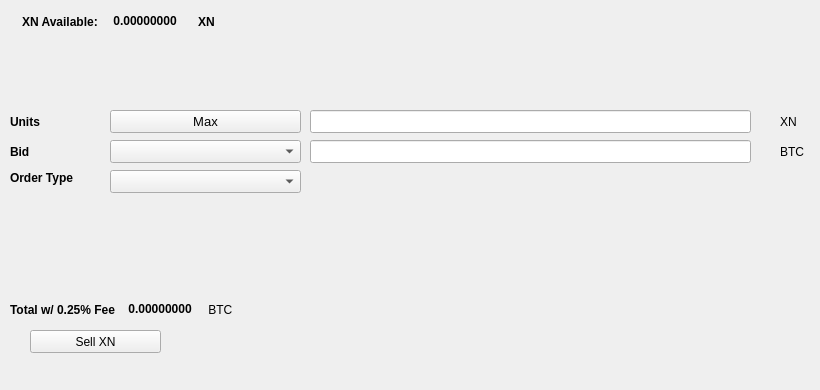
   <widget class="QWidget" name="SellTab">
    <attribute name="title">
     <string>Sell</string>
    </attribute>
    <widget class="QLabel" name="label_16">
     <property name="geometry">
      <rect>
       <x>780</x>
       <y>140</y>
       <width>31</width>
       <height>23</height>
      </rect>
     </property>
     <property name="text">
      <string>BTC</string>
     </property>
    </widget>
    <widget class="QComboBox" name="SellBidcomboBox">
     <property name="geometry">
      <rect>
       <x>110</x>
       <y>140</y>
       <width>191</width>
       <height>23</height>
      </rect>
     </property>
     <property name="font">
      <font>
       <pointsize>10</pointsize>
      </font>
     </property>
    </widget>
    <widget class="QLabel" name="label_18">
     <property name="geometry">
      <rect>
       <x>10</x>
       <y>110</y>
       <width>46</width>
       <height>23</height>
      </rect>
     </property>
     <property name="font">
      <font>
       <weight>75</weight>
       <bold>true</bold>
      </font>
     </property>
     <property name="text">
      <string>Units</string>
     </property>
    </widget>
    <widget class="QPushButton" name="Sell_Max_Amount">
     <property name="geometry">
      <rect>
       <x>110</x>
       <y>110</y>
       <width>191</width>
       <height>23</height>
      </rect>
     </property>
     <property name="font">
      <font>
       <pointsize>10</pointsize>
      </font>
     </property>
     <property name="text">
      <string>Max</string>
     </property>
    </widget>
    <widget class="QLabel" name="label_20">
     <property name="geometry">
      <rect>
       <x>10</x>
       <y>170</y>
       <width>91</width>
       <height>16</height>
      </rect>
     </property>
     <property name="font">
      <font>
       <weight>75</weight>
       <bold>true</bold>
      </font>
     </property>
     <property name="text">
      <string>Order Type</string>
     </property>
    </widget>
    <widget class="QComboBox" name="SellOrdertypeCombo">
     <property name="geometry">
      <rect>
       <x>110</x>
       <y>170</y>
       <width>191</width>
       <height>23</height>
      </rect>
     </property>
     <property name="font">
      <font>
       <pointsize>10</pointsize>
      </font>
     </property>
    </widget>
    <widget class="QLabel" name="label_21">
     <property name="geometry">
      <rect>
       <x>10</x>
       <y>140</y>
       <width>46</width>
       <height>23</height>
      </rect>
     </property>
     <property name="font">
      <font>
       <weight>75</weight>
       <bold>true</bold>
      </font>
     </property>
     <property name="text">
      <string>Bid</string>
     </property>
    </widget>
    <widget class="QLabel" name="label_22">
     <property name="geometry">
      <rect>
       <x>780</x>
       <y>110</y>
       <width>31</width>
       <height>23</height>
      </rect>
     </property>
     <property name="text">
      <string>XN</string>
     </property>
    </widget>
    <widget class="QLineEdit" name="UnitsInputXN">
     <property name="geometry">
      <rect>
       <x>310</x>
       <y>110</y>
       <width>441</width>
       <height>23</height>
      </rect>
     </property>
     <property name="font">
      <font>
       <pointsize>9</pointsize>
       <weight>75</weight>
       <bold>true</bold>
      </font>
     </property>
    </widget>
    <widget class="QLineEdit" name="SellBidPriceEdit">
     <property name="geometry">
      <rect>
       <x>310</x>
       <y>140</y>
       <width>441</width>
       <height>23</height>
      </rect>
     </property>
     <property name="font">
      <font>
       <pointsize>9</pointsize>
       <weight>75</weight>
       <bold>true</bold>
      </font>
     </property>
    </widget>
    <widget class="QPushButton" name="SellXNBTN">
     <property name="geometry">
      <rect>
       <x>30</x>
       <y>330</y>
       <width>131</width>
       <height>23</height>
      </rect>
     </property>
     <property name="text">
      <string>Sell XN</string>
     </property>
     <property name="icon">
      <iconset resource="../Nodium">
       <normaloff>:/icons/bitcoin</normaloff>:/icons/bitcoin</iconset>
     </property>
    </widget>
    <widget class="QWidget" name="layoutWidget3">
     <property name="geometry">
      <rect>
       <x>22</x>
       <y>12</y>
       <width>258</width>
       <height>19</height>
      </rect>
     </property>
     <layout class="QHBoxLayout" name="horizontalLayout">
      <item>
       <widget class="QLabel" name="label232_2">
        <property name="font">
         <font>
          <weight>75</weight>
          <bold>true</bold>
         </font>
        </property>
        <property name="text">
         <string>XN Available:</string>
        </property>
       </widget>
      </item>
      <item>
       <widget class="QLabel" name="XNAvailableLabel">
        <property name="palette">
         <palette>
          <active>
           <colorrole role="WindowText">
            <brush brushstyle="SolidPattern">
             <color alpha="255">
              <red>0</red>
              <green>0</green>
              <blue>0</blue>
             </color>
            </brush>
           </colorrole>
           <colorrole role="Button">
            <brush brushstyle="SolidPattern">
             <color alpha="255">
              <red>0</red>
              <green>170</green>
              <blue>0</blue>
             </color>
            </brush>
           </colorrole>
           <colorrole role="Light">
            <brush brushstyle="SolidPattern">
             <color alpha="255">
              <red>0</red>
              <green>255</green>
              <blue>0</blue>
             </color>
            </brush>
           </colorrole>
           <colorrole role="Midlight">
            <brush brushstyle="SolidPattern">
             <color alpha="255">
              <red>0</red>
              <green>212</green>
              <blue>0</blue>
             </color>
            </brush>
           </colorrole>
           <colorrole role="Dark">
            <brush brushstyle="SolidPattern">
             <color alpha="255">
              <red>0</red>
              <green>85</green>
              <blue>0</blue>
             </color>
            </brush>
           </colorrole>
           <colorrole role="Mid">
            <brush brushstyle="SolidPattern">
             <color alpha="255">
              <red>0</red>
              <green>113</green>
              <blue>0</blue>
             </color>
            </brush>
           </colorrole>
           <colorrole role="Text">
            <brush brushstyle="SolidPattern">
             <color alpha="255">
              <red>0</red>
              <green>170</green>
              <blue>0</blue>
             </color>
            </brush>
           </colorrole>
           <colorrole role="BrightText">
            <brush brushstyle="SolidPattern">
             <color alpha="255">
              <red>255</red>
              <green>255</green>
              <blue>255</blue>
             </color>
            </brush>
           </colorrole>
           <colorrole role="ButtonText">
            <brush brushstyle="SolidPattern">
             <color alpha="255">
              <red>0</red>
              <green>0</green>
              <blue>0</blue>
             </color>
            </brush>
           </colorrole>
           <colorrole role="Base">
            <brush brushstyle="SolidPattern">
             <color alpha="255">
              <red>255</red>
              <green>255</green>
              <blue>255</blue>
             </color>
            </brush>
           </colorrole>
           <colorrole role="Window">
            <brush brushstyle="SolidPattern">
             <color alpha="255">
              <red>0</red>
              <green>170</green>
              <blue>0</blue>
             </color>
            </brush>
           </colorrole>
           <colorrole role="Shadow">
            <brush brushstyle="SolidPattern">
             <color alpha="255">
              <red>0</red>
              <green>0</green>
              <blue>0</blue>
             </color>
            </brush>
           </colorrole>
           <colorrole role="AlternateBase">
            <brush brushstyle="SolidPattern">
             <color alpha="255">
              <red>127</red>
              <green>212</green>
              <blue>127</blue>
             </color>
            </brush>
           </colorrole>
           <colorrole role="ToolTipBase">
            <brush brushstyle="SolidPattern">
             <color alpha="255">
              <red>255</red>
              <green>255</green>
              <blue>220</blue>
             </color>
            </brush>
           </colorrole>
           <colorrole role="ToolTipText">
            <brush brushstyle="SolidPattern">
             <color alpha="255">
              <red>0</red>
              <green>0</green>
              <blue>0</blue>
             </color>
            </brush>
           </colorrole>
          </active>
          <inactive>
           <colorrole role="WindowText">
            <brush brushstyle="SolidPattern">
             <color alpha="255">
              <red>0</red>
              <green>0</green>
              <blue>0</blue>
             </color>
            </brush>
           </colorrole>
           <colorrole role="Button">
            <brush brushstyle="SolidPattern">
             <color alpha="255">
              <red>0</red>
              <green>170</green>
              <blue>0</blue>
             </color>
            </brush>
           </colorrole>
           <colorrole role="Light">
            <brush brushstyle="SolidPattern">
             <color alpha="255">
              <red>0</red>
              <green>255</green>
              <blue>0</blue>
             </color>
            </brush>
           </colorrole>
           <colorrole role="Midlight">
            <brush brushstyle="SolidPattern">
             <color alpha="255">
              <red>0</red>
              <green>212</green>
              <blue>0</blue>
             </color>
            </brush>
           </colorrole>
           <colorrole role="Dark">
            <brush brushstyle="SolidPattern">
             <color alpha="255">
              <red>0</red>
              <green>85</green>
              <blue>0</blue>
             </color>
            </brush>
           </colorrole>
           <colorrole role="Mid">
            <brush brushstyle="SolidPattern">
             <color alpha="255">
              <red>0</red>
              <green>113</green>
              <blue>0</blue>
             </color>
            </brush>
           </colorrole>
           <colorrole role="Text">
            <brush brushstyle="SolidPattern">
             <color alpha="255">
              <red>0</red>
              <green>170</green>
              <blue>0</blue>
             </color>
            </brush>
           </colorrole>
           <colorrole role="BrightText">
            <brush brushstyle="SolidPattern">
             <color alpha="255">
              <red>255</red>
              <green>255</green>
              <blue>255</blue>
             </color>
            </brush>
           </colorrole>
           <colorrole role="ButtonText">
            <brush brushstyle="SolidPattern">
             <color alpha="255">
              <red>0</red>
              <green>0</green>
              <blue>0</blue>
             </color>
            </brush>
           </colorrole>
           <colorrole role="Base">
            <brush brushstyle="SolidPattern">
             <color alpha="255">
              <red>255</red>
              <green>255</green>
              <blue>255</blue>
             </color>
            </brush>
           </colorrole>
           <colorrole role="Window">
            <brush brushstyle="SolidPattern">
             <color alpha="255">
              <red>0</red>
              <green>170</green>
              <blue>0</blue>
             </color>
            </brush>
           </colorrole>
           <colorrole role="Shadow">
            <brush brushstyle="SolidPattern">
             <color alpha="255">
              <red>0</red>
              <green>0</green>
              <blue>0</blue>
             </color>
            </brush>
           </colorrole>
           <colorrole role="AlternateBase">
            <brush brushstyle="SolidPattern">
             <color alpha="255">
              <red>127</red>
              <green>212</green>
              <blue>127</blue>
             </color>
            </brush>
           </colorrole>
           <colorrole role="ToolTipBase">
            <brush brushstyle="SolidPattern">
             <color alpha="255">
              <red>255</red>
              <green>255</green>
              <blue>220</blue>
             </color>
            </brush>
           </colorrole>
           <colorrole role="ToolTipText">
            <brush brushstyle="SolidPattern">
             <color alpha="255">
              <red>0</red>
              <green>0</green>
              <blue>0</blue>
             </color>
            </brush>
           </colorrole>
          </inactive>
          <disabled>
           <colorrole role="WindowText">
            <brush brushstyle="SolidPattern">
             <color alpha="255">
              <red>0</red>
              <green>85</green>
              <blue>0</blue>
             </color>
            </brush>
           </colorrole>
           <colorrole role="Button">
            <brush brushstyle="SolidPattern">
             <color alpha="255">
              <red>0</red>
              <green>170</green>
              <blue>0</blue>
             </color>
            </brush>
           </colorrole>
           <colorrole role="Light">
            <brush brushstyle="SolidPattern">
             <color alpha="255">
              <red>0</red>
              <green>255</green>
              <blue>0</blue>
             </color>
            </brush>
           </colorrole>
           <colorrole role="Midlight">
            <brush brushstyle="SolidPattern">
             <color alpha="255">
              <red>0</red>
              <green>212</green>
              <blue>0</blue>
             </color>
            </brush>
           </colorrole>
           <colorrole role="Dark">
            <brush brushstyle="SolidPattern">
             <color alpha="255">
              <red>0</red>
              <green>85</green>
              <blue>0</blue>
             </color>
            </brush>
           </colorrole>
           <colorrole role="Mid">
            <brush brushstyle="SolidPattern">
             <color alpha="255">
              <red>0</red>
              <green>113</green>
              <blue>0</blue>
             </color>
            </brush>
           </colorrole>
           <colorrole role="Text">
            <brush brushstyle="SolidPattern">
             <color alpha="255">
              <red>0</red>
              <green>85</green>
              <blue>0</blue>
             </color>
            </brush>
           </colorrole>
           <colorrole role="BrightText">
            <brush brushstyle="SolidPattern">
             <color alpha="255">
              <red>255</red>
              <green>255</green>
              <blue>255</blue>
             </color>
            </brush>
           </colorrole>
           <colorrole role="ButtonText">
            <brush brushstyle="SolidPattern">
             <color alpha="255">
              <red>0</red>
              <green>85</green>
              <blue>0</blue>
             </color>
            </brush>
           </colorrole>
           <colorrole role="Base">
            <brush brushstyle="SolidPattern">
             <color alpha="255">
              <red>0</red>
              <green>170</green>
              <blue>0</blue>
             </color>
            </brush>
           </colorrole>
           <colorrole role="Window">
            <brush brushstyle="SolidPattern">
             <color alpha="255">
              <red>0</red>
              <green>170</green>
              <blue>0</blue>
             </color>
            </brush>
           </colorrole>
           <colorrole role="Shadow">
            <brush brushstyle="SolidPattern">
             <color alpha="255">
              <red>0</red>
              <green>0</green>
              <blue>0</blue>
             </color>
            </brush>
           </colorrole>
           <colorrole role="AlternateBase">
            <brush brushstyle="SolidPattern">
             <color alpha="255">
              <red>0</red>
              <green>170</green>
              <blue>0</blue>
             </color>
            </brush>
           </colorrole>
           <colorrole role="ToolTipBase">
            <brush brushstyle="SolidPattern">
             <color alpha="255">
              <red>255</red>
              <green>255</green>
              <blue>220</blue>
             </color>
            </brush>
           </colorrole>
           <colorrole role="ToolTipText">
            <brush brushstyle="SolidPattern">
             <color alpha="255">
              <red>0</red>
              <green>0</green>
              <blue>0</blue>
             </color>
            </brush>
           </colorrole>
          </disabled>
         </palette>
        </property>
        <property name="font">
         <font>
          <weight>75</weight>
          <bold>true</bold>
         </font>
        </property>
        <property name="text">
         <string> 0.00000000 </string>
        </property>
        <property name="textInteractionFlags">
         <set>Qt::LinksAccessibleByMouse|Qt::TextSelectableByKeyboard|Qt::TextSelectableByMouse</set>
        </property>
       </widget>
      </item>
      <item>
       <widget class="QLabel" name="labelXN">
        <property name="font">
         <font>
          <weight>75</weight>
          <bold>true</bold>
         </font>
        </property>
        <property name="text">
         <string>XN</string>
        </property>
       </widget>
      </item>
     </layout>
    </widget>
    <widget class="QWidget" name="layoutWidget">
     <property name="geometry">
      <rect>
       <x>10</x>
       <y>300</y>
       <width>268</width>
       <height>19</height>
      </rect>
     </property>
     <layout class="QHBoxLayout" name="horizontalLayout_2">
      <item>
       <widget class="QLabel" name="label_19">
        <property name="font">
         <font>
          <weight>75</weight>
          <bold>true</bold>
         </font>
        </property>
        <property name="text">
         <string>Total w/ 0.25% Fee </string>
        </property>
       </widget>
      </item>
      <item>
       <widget class="QLabel" name="SellCostLabel">
        <property name="palette">
         <palette>
          <active>
           <colorrole role="WindowText">
            <brush brushstyle="SolidPattern">
             <color alpha="255">
              <red>0</red>
              <green>0</green>
              <blue>0</blue>
             </color>
            </brush>
           </colorrole>
           <colorrole role="Button">
            <brush brushstyle="SolidPattern">
             <color alpha="255">
              <red>0</red>
              <green>170</green>
              <blue>0</blue>
             </color>
            </brush>
           </colorrole>
           <colorrole role="Light">
            <brush brushstyle="SolidPattern">
             <color alpha="255">
              <red>0</red>
              <green>255</green>
              <blue>0</blue>
             </color>
            </brush>
           </colorrole>
           <colorrole role="Midlight">
            <brush brushstyle="SolidPattern">
             <color alpha="255">
              <red>0</red>
              <green>212</green>
              <blue>0</blue>
             </color>
            </brush>
           </colorrole>
           <colorrole role="Dark">
            <brush brushstyle="SolidPattern">
             <color alpha="255">
              <red>0</red>
              <green>85</green>
              <blue>0</blue>
             </color>
            </brush>
           </colorrole>
           <colorrole role="Mid">
            <brush brushstyle="SolidPattern">
             <color alpha="255">
              <red>0</red>
              <green>113</green>
              <blue>0</blue>
             </color>
            </brush>
           </colorrole>
           <colorrole role="Text">
            <brush brushstyle="SolidPattern">
             <color alpha="255">
              <red>0</red>
              <green>170</green>
              <blue>0</blue>
             </color>
            </brush>
           </colorrole>
           <colorrole role="BrightText">
            <brush brushstyle="SolidPattern">
             <color alpha="255">
              <red>255</red>
              <green>255</green>
              <blue>255</blue>
             </color>
            </brush>
           </colorrole>
           <colorrole role="ButtonText">
            <brush brushstyle="SolidPattern">
             <color alpha="255">
              <red>0</red>
              <green>0</green>
              <blue>0</blue>
             </color>
            </brush>
           </colorrole>
           <colorrole role="Base">
            <brush brushstyle="SolidPattern">
             <color alpha="255">
              <red>255</red>
              <green>255</green>
              <blue>255</blue>
             </color>
            </brush>
           </colorrole>
           <colorrole role="Window">
            <brush brushstyle="SolidPattern">
             <color alpha="255">
              <red>0</red>
              <green>170</green>
              <blue>0</blue>
             </color>
            </brush>
           </colorrole>
           <colorrole role="Shadow">
            <brush brushstyle="SolidPattern">
             <color alpha="255">
              <red>0</red>
              <green>0</green>
              <blue>0</blue>
             </color>
            </brush>
           </colorrole>
           <colorrole role="AlternateBase">
            <brush brushstyle="SolidPattern">
             <color alpha="255">
              <red>127</red>
              <green>212</green>
              <blue>127</blue>
             </color>
            </brush>
           </colorrole>
           <colorrole role="ToolTipBase">
            <brush brushstyle="SolidPattern">
             <color alpha="255">
              <red>255</red>
              <green>255</green>
              <blue>220</blue>
             </color>
            </brush>
           </colorrole>
           <colorrole role="ToolTipText">
            <brush brushstyle="SolidPattern">
             <color alpha="255">
              <red>0</red>
              <green>0</green>
              <blue>0</blue>
             </color>
            </brush>
           </colorrole>
          </active>
          <inactive>
           <colorrole role="WindowText">
            <brush brushstyle="SolidPattern">
             <color alpha="255">
              <red>0</red>
              <green>0</green>
              <blue>0</blue>
             </color>
            </brush>
           </colorrole>
           <colorrole role="Button">
            <brush brushstyle="SolidPattern">
             <color alpha="255">
              <red>0</red>
              <green>170</green>
              <blue>0</blue>
             </color>
            </brush>
           </colorrole>
           <colorrole role="Light">
            <brush brushstyle="SolidPattern">
             <color alpha="255">
              <red>0</red>
              <green>255</green>
              <blue>0</blue>
             </color>
            </brush>
           </colorrole>
           <colorrole role="Midlight">
            <brush brushstyle="SolidPattern">
             <color alpha="255">
              <red>0</red>
              <green>212</green>
              <blue>0</blue>
             </color>
            </brush>
           </colorrole>
           <colorrole role="Dark">
            <brush brushstyle="SolidPattern">
             <color alpha="255">
              <red>0</red>
              <green>85</green>
              <blue>0</blue>
             </color>
            </brush>
           </colorrole>
           <colorrole role="Mid">
            <brush brushstyle="SolidPattern">
             <color alpha="255">
              <red>0</red>
              <green>113</green>
              <blue>0</blue>
             </color>
            </brush>
           </colorrole>
           <colorrole role="Text">
            <brush brushstyle="SolidPattern">
             <color alpha="255">
              <red>0</red>
              <green>170</green>
              <blue>0</blue>
             </color>
            </brush>
           </colorrole>
           <colorrole role="BrightText">
            <brush brushstyle="SolidPattern">
             <color alpha="255">
              <red>255</red>
              <green>255</green>
              <blue>255</blue>
             </color>
            </brush>
           </colorrole>
           <colorrole role="ButtonText">
            <brush brushstyle="SolidPattern">
             <color alpha="255">
              <red>0</red>
              <green>0</green>
              <blue>0</blue>
             </color>
            </brush>
           </colorrole>
           <colorrole role="Base">
            <brush brushstyle="SolidPattern">
             <color alpha="255">
              <red>255</red>
              <green>255</green>
              <blue>255</blue>
             </color>
            </brush>
           </colorrole>
           <colorrole role="Window">
            <brush brushstyle="SolidPattern">
             <color alpha="255">
              <red>0</red>
              <green>170</green>
              <blue>0</blue>
             </color>
            </brush>
           </colorrole>
           <colorrole role="Shadow">
            <brush brushstyle="SolidPattern">
             <color alpha="255">
              <red>0</red>
              <green>0</green>
              <blue>0</blue>
             </color>
            </brush>
           </colorrole>
           <colorrole role="AlternateBase">
            <brush brushstyle="SolidPattern">
             <color alpha="255">
              <red>127</red>
              <green>212</green>
              <blue>127</blue>
             </color>
            </brush>
           </colorrole>
           <colorrole role="ToolTipBase">
            <brush brushstyle="SolidPattern">
             <color alpha="255">
              <red>255</red>
              <green>255</green>
              <blue>220</blue>
             </color>
            </brush>
           </colorrole>
           <colorrole role="ToolTipText">
            <brush brushstyle="SolidPattern">
             <color alpha="255">
              <red>0</red>
              <green>0</green>
              <blue>0</blue>
             </color>
            </brush>
           </colorrole>
          </inactive>
          <disabled>
           <colorrole role="WindowText">
            <brush brushstyle="SolidPattern">
             <color alpha="255">
              <red>0</red>
              <green>85</green>
              <blue>0</blue>
             </color>
            </brush>
           </colorrole>
           <colorrole role="Button">
            <brush brushstyle="SolidPattern">
             <color alpha="255">
              <red>0</red>
              <green>170</green>
              <blue>0</blue>
             </color>
            </brush>
           </colorrole>
           <colorrole role="Light">
            <brush brushstyle="SolidPattern">
             <color alpha="255">
              <red>0</red>
              <green>255</green>
              <blue>0</blue>
             </color>
            </brush>
           </colorrole>
           <colorrole role="Midlight">
            <brush brushstyle="SolidPattern">
             <color alpha="255">
              <red>0</red>
              <green>212</green>
              <blue>0</blue>
             </color>
            </brush>
           </colorrole>
           <colorrole role="Dark">
            <brush brushstyle="SolidPattern">
             <color alpha="255">
              <red>0</red>
              <green>85</green>
              <blue>0</blue>
             </color>
            </brush>
           </colorrole>
           <colorrole role="Mid">
            <brush brushstyle="SolidPattern">
             <color alpha="255">
              <red>0</red>
              <green>113</green>
              <blue>0</blue>
             </color>
            </brush>
           </colorrole>
           <colorrole role="Text">
            <brush brushstyle="SolidPattern">
             <color alpha="255">
              <red>0</red>
              <green>85</green>
              <blue>0</blue>
             </color>
            </brush>
           </colorrole>
           <colorrole role="BrightText">
            <brush brushstyle="SolidPattern">
             <color alpha="255">
              <red>255</red>
              <green>255</green>
              <blue>255</blue>
             </color>
            </brush>
           </colorrole>
           <colorrole role="ButtonText">
            <brush brushstyle="SolidPattern">
             <color alpha="255">
              <red>0</red>
              <green>85</green>
              <blue>0</blue>
             </color>
            </brush>
           </colorrole>
           <colorrole role="Base">
            <brush brushstyle="SolidPattern">
             <color alpha="255">
              <red>0</red>
              <green>170</green>
              <blue>0</blue>
             </color>
            </brush>
           </colorrole>
           <colorrole role="Window">
            <brush brushstyle="SolidPattern">
             <color alpha="255">
              <red>0</red>
              <green>170</green>
              <blue>0</blue>
             </color>
            </brush>
           </colorrole>
           <colorrole role="Shadow">
            <brush brushstyle="SolidPattern">
             <color alpha="255">
              <red>0</red>
              <green>0</green>
              <blue>0</blue>
             </color>
            </brush>
           </colorrole>
           <colorrole role="AlternateBase">
            <brush brushstyle="SolidPattern">
             <color alpha="255">
              <red>0</red>
              <green>170</green>
              <blue>0</blue>
             </color>
            </brush>
           </colorrole>
           <colorrole role="ToolTipBase">
            <brush brushstyle="SolidPattern">
             <color alpha="255">
              <red>255</red>
              <green>255</green>
              <blue>220</blue>
             </color>
            </brush>
           </colorrole>
           <colorrole role="ToolTipText">
            <brush brushstyle="SolidPattern">
             <color alpha="255">
              <red>0</red>
              <green>0</green>
              <blue>0</blue>
             </color>
            </brush>
           </colorrole>
          </disabled>
         </palette>
        </property>
        <property name="font">
         <font>
          <weight>75</weight>
          <bold>true</bold>
         </font>
        </property>
        <property name="autoFillBackground">
         <bool>false</bool>
        </property>
        <property name="text">
         <string> 0.00000000</string>
        </property>
        <property name="textInteractionFlags">
         <set>Qt::LinksAccessibleByMouse|Qt::TextSelectableByMouse</set>
        </property>
       </widget>
      </item>
      <item>
       <widget class="QLabel" name="label_17">
        <property name="font">
         <font>
          <weight>50</weight>
          <bold>false</bold>
         </font>
        </property>
        <property name="text">
         <string> BTC</string>
        </property>
       </widget>
      </item>
     </layout>
    </widget>
    <widget class="QLabel" name="label_23">
     <property name="geometry">
      <rect>
       <x>460</x>
       <y>300</y>
       <width>281</width>
       <height>81</height>
      </rect>
     </property>
     <property name="text">
      <string/>
     </property>
     <property name="pixmap">
      <pixmap>:/images/bittrex</pixmap>
     </property>
    </widget>
   </widget>
